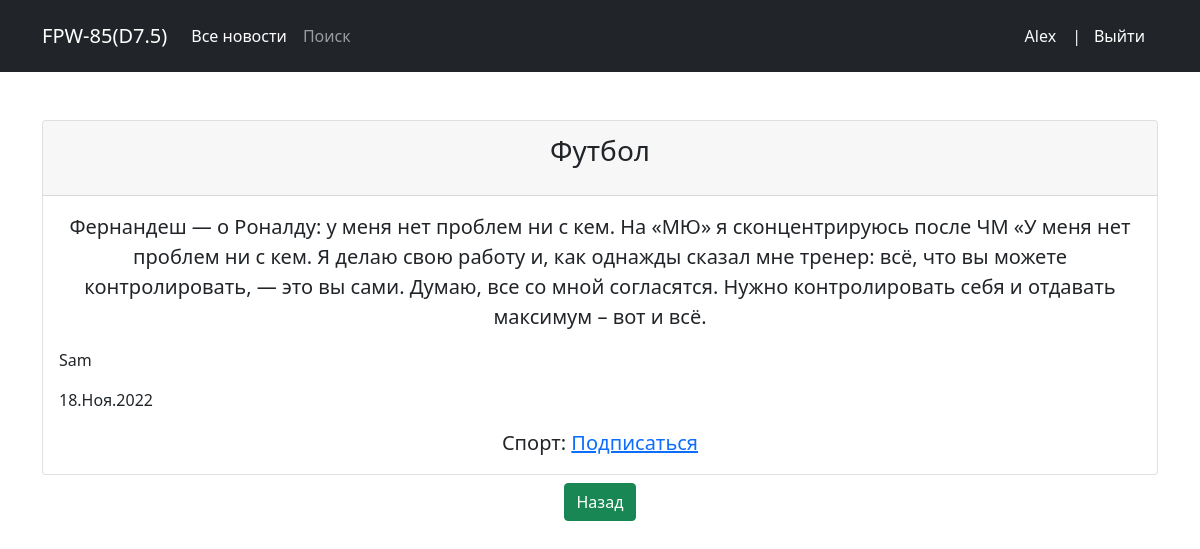
Page /40 (signed in) on the committed database.
### news/models.py (models this page shows, shortened)
class Post(models.Model):
    author = models.ForeignKey(Author, on_delete=models.CASCADE)
    NEWS = 'NW'
    ARTICLE = 'AR'
    CATEGORY_CHOICES = (
        (NEWS, 'Новости'),
        (ARTICLE, 'Статья'),
    )
    categoryType = models.CharField(max_length=2, choices=CATEGORY_CHOICES, default=ARTICLE)
    dateCreation = models.DateTimeField(auto_now_add=True)
    postCategory = models.ManyToManyField(Category, through='PostCategory')
    title = models.CharField(max_length=128)
    text = models.TextField()
    rating = models.SmallIntegerField(default=0)
    class Meta:
        verbose_name = 'Пост'
        verbose_name_plural = 'Посты'

class Author(models.Model):
    authorUser = models.OneToOneField(User, on_delete=models.CASCADE)
    ratingAuthor = models.SmallIntegerField(default=0)
    def __str__(self):
        return f'{self.authorUser}'
    class Meta:
        verbose_name = 'Автор'
        verbose_name_plural = 'Авторы'

class Category(models.Model):
    sport = 'SP'
    politics = 'PO'
    education = 'ED'
    cinema = 'CI'
    information = 'IT'
    CATS = [(sport, 'Спорт'),
            (politics, 'Политика'),
            (education, 'Образование'),
            (cinema, 'Кино'),
            (information, 'Сфера IT')
            ]
    name = models.CharField(max_length = 2, choices = CATS, default = sport, unique = True)
    subscribers = models.ManyToManyField(User)
    class Meta:
        verbose_name = 'Категория'
        verbose_name_plural = 'Категории'

### news/views.py (the view)
# urls.py: path('<int:pk>',DetailNews.as_view(), name= 'post_detail'),
class DetailNews(DetailView):
    model = Post
    template_name = 'newsdetail.html'
    context_object_name = "anews"
    def get_context_data(self, **kwargs):
        context = super().get_context_data(**kwargs)
        context['same_post_author'] = self.get_object().author.authorUser.id
        context['is_subscribed'] = Category.objects.filter(subscribers=self.request.user.id)
        return context
    def get_object(self, queryset=None):
        obj = cache.get(f'Product={self.kwargs["pk"]}', None)
        if not obj:
            obj = super().get_object(queryset=queryset)
            cache.set(f'product={self.kwargs["pk"]}', obj)
        return obj

### news/templatetags/custom_filters.py (called while the page is built)
@register.filter()
def censor(value: str):
    censored = ''
    for item in value.split():
        if item.lower() in CENSOR:
            cen_item = item[0] + '*' * (len(item) - 1)
            censored += cen_item + ' '
        else:
            censored += item + ' '
    return censored

### templates/newsdetail.html (shortened to what this page needs)
{% extends "flatpages/default.html" %}
{% load custom_filters %}
{% block content %}
    <div class="card">
        <div class="card-header">
            <p class='fs-3'> {{ anews.title|censor }} </p>
        </div>
        <div class="card-body">
            <blockquote class="blockquote mb-0">
                <p> {{ anews.text|censor }} </p>
                <p class='text-start fs-6'>{{ anews.author }}</p>
                <p class='text-start fs-6'> {{ anews.dateCreation|date:'d.M.Y' }} </p>
                {% for cat in anews.postCategory.all %}
                    {% if cat in is_subscribed %}
                        <p>{{ cat.name }}: <a href="{% url 'unsubscribe' cat.id %}">Отписаться</a> </p>
                {% else %}
                        <p>{{ cat.name }}: <a href="{% url 'subscribe' cat.id %}">Подписаться</a> </p>
                    {% endif %}
                {% endfor %}
            </blockquote>
        </div>
    </div>
    <a href="{{request.META.HTTP_REFERER|escape}}" class="btn btn-success mt-2 w-40"> Назад </a>
{% endblock content %}

### templates/flatpages/default.html (shortened to what this page needs)
<!DOCTYPE html>
<html lang="en">
    <head>
        {% load static %}
        <link href={% static "css/styles.css" %} rel="stylesheet" />
    </head>
    <body>
        <nav class="navbar navbar-expand-lg navbar-dark bg-dark">
          <div class="container">
            <a class="navbar-brand" href="#">FPW-85(D7.5)</a>
                <div class="collapse navbar-collapse" id="navbarNavAltMarkup">
                  <div class="navbar-nav">
                    <a class="nav-link active" aria-current="page" href="{% url 'post_list' %}">Все новости</a>
                    <a class="nav-link" href="{% url 'search' %}">Поиск</a>
                  </div>
                </div>
                  {% if user.is_authenticated %}
                      <p class="text-light mt-3">{{ user.username }} </p>
                      <span class="text-light ms-3">|</span>
                      <a class="btn btn-dark" href="/accounts/logout">Выйти</a>
                      {% else  %}
                      <a class="btn btn-dark" href="/accounts/login">Войти</a>
                  {% endif %}
          </div>
        </nav>
        <div class="container">
            <div class="text-center mt-5">
                {% block content %}{% endblock content %}
            </div>
        </div>
    </body>
</html>

### rows in the picture
Post: title|censor "Футбол", text|censor "Фернандеш — о Роналду: у меня нет проблем ни с кем. На «МЮ» я сконцентрируюсь после ЧМ «У меня нет проблем ни с кем. Я делаю свою работу и, как однажды сказал мне тренер: всё, что вы можете контролировать, — это вы сами. Думаю, все со мной согласятся. Нужно контролировать себя и отдавать максимум – вот и всё.", author "Sam", dateCreation "18.Ноя.2022"
Category: name "Спорт"

### other values in the picture
{{ user.username }} "Alex"
